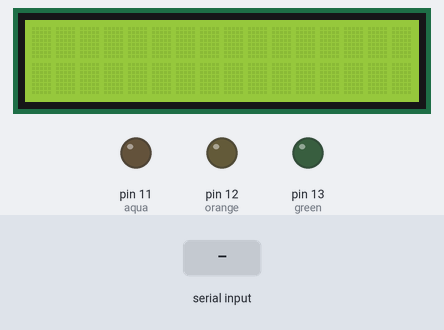
The sketch below on a simulated Arduino Uno, built with avr-gcc and run on an emulated ATmega328P. Shown: 16×2 character LCD, output pins drawn as LEDs (lit = HIGH). The test bench sets the inputs (shaded band).

Above: at 1.2 s.
1.3 s: "N1\n" received over Serial
At 2.0 s:
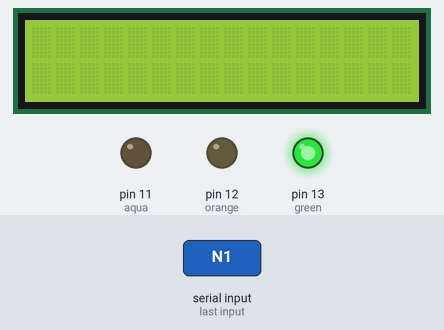
2.8 s: "S1\n" received over Serial
At 3.2 s:
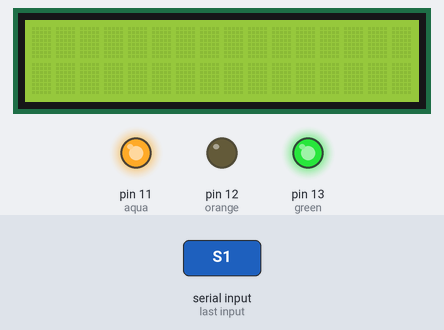
4.3 s: "N0\n" received over Serial
At 5.5 s:
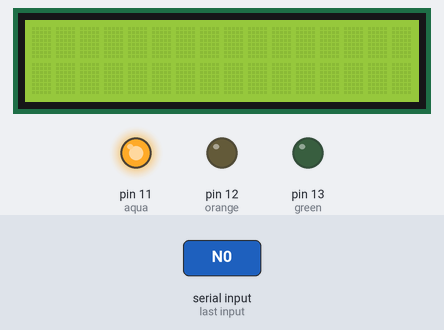
5.8 s: "D1\n" received over Serial
At 6.7 s:
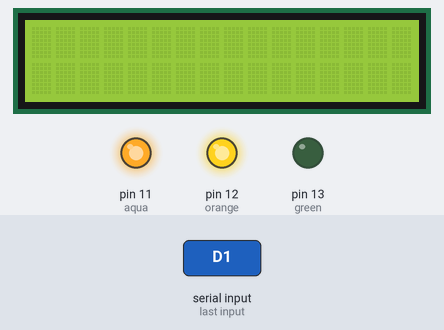
7.3 s: "S0\n" received over Serial
At 7.8 s:
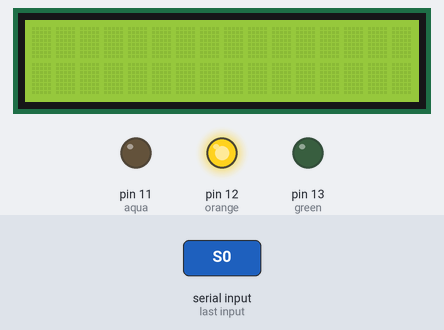
8.8 s: "D0\n" received over Serial
At 10.1 s:
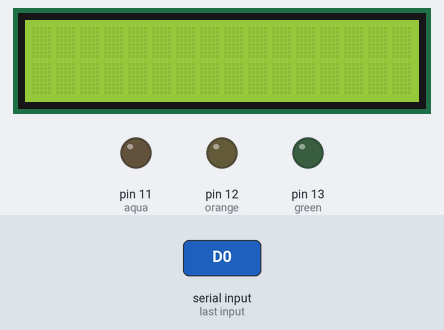
Timing chart, 0 to 11.3 s (numbered marks = the images above; inputs shaded):
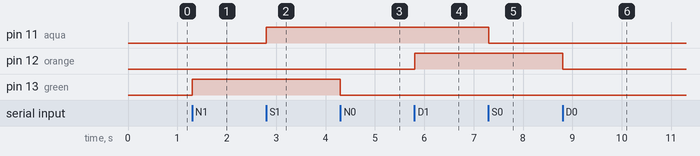

Measured:
- after the input at 1.3 s, pin 13 (green): LOW → HIGH at once
- after the input at 2.8 s, pin 11 (aqua): LOW → HIGH at once
- after the input at 4.3 s, pin 13 (green): HIGH → LOW at once
- after the input at 5.8 s, pin 12 (orange): LOW → HIGH at once
- after the input at 7.3 s, pin 11 (aqua): HIGH → LOW at once
- after the input at 8.8 s, pin 12 (orange): HIGH → LOW at once

The sketch:

project.ino
```cpp
#include<LiquidCrystal_I2C.h>
LiquidCrystal_I2C lcd(0x27,16,2);
String TextIn,TextL1,TextL2;
int green=13,aqua=11,orange=12;
void setup() {
  Serial.begin(9600);
  pinMode(green,OUTPUT);
  pinMode(aqua,OUTPUT);
  pinMode(orange,OUTPUT);
  lcd.begin();
}

void loop() {
  if (Serial.available())
      TextIn = Serial.readStringUntil('\n');
  else
      TextIn = "";

  if(TextIn=="N0")
      digitalWrite(green,LOW);
  if(TextIn=="N1")
      digitalWrite(green,HIGH);
  if(TextIn=="S0")
      digitalWrite(aqua,LOW);
  if(TextIn=="S1")
      digitalWrite(aqua,HIGH);
  if(TextIn=="D0")
      digitalWrite(orange,LOW);
  if(TextIn=="D1")
      digitalWrite(orange,HIGH);

  if (TextIn.startsWith("L1:")){
      TextL1 = TextIn.substring(3);
      lcd.setCursor(0,0);
      lcd.print(TextL1);
      }
  if (TextIn.startsWith("L2:")){
      TextL2 = TextIn.substring(3);
      lcd.setCursor(0,1);
      lcd.print(TextL2);
      delay(7000);
      lcd.clear();
      }
}
```
